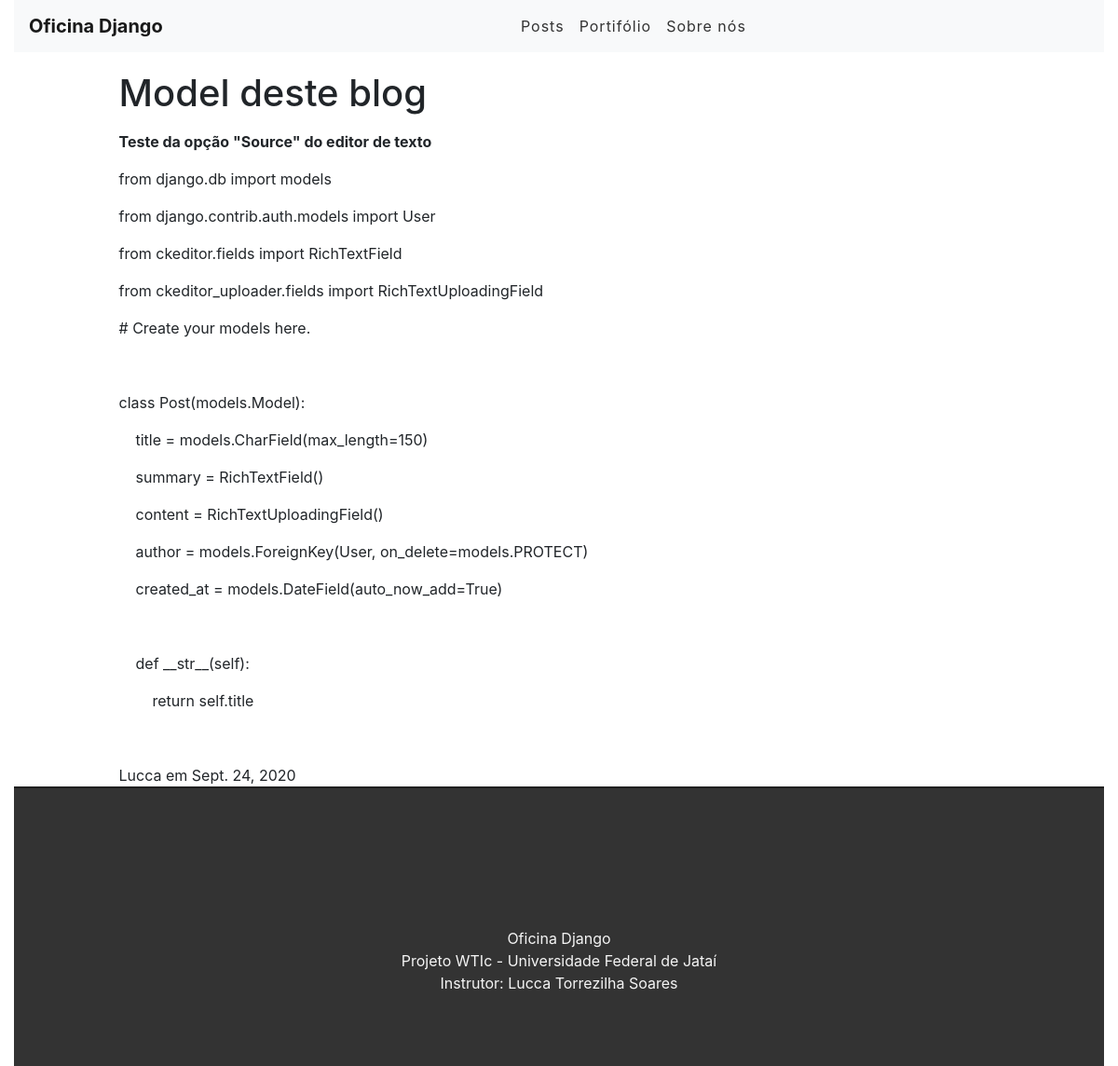
Page /post/9 on the committed database.
### teste_app/models.py (models this page shows, shortened)
class Post(models.Model):
    title = models.CharField(max_length=150)
    summary = RichTextField()
    content = RichTextUploadingField()
    author = models.ForeignKey(User, on_delete=models.PROTECT)
    created_at = models.DateField(auto_now_add=True)

### teste_app/views.py (the view)
# urls.py: path('post/<int:id>', views.Postview, name='postview'),
def Postview(request, id):
    post = get_object_or_404(Post, pk=id)#recebe o model e o id
    return render(request,'paginas/post.html', {'post': post})

### teste_app/templates/paginas/post.html
{% extends 'base.html' %}
{%block content%}
    <div class="offset-1 col-10 list-div">
        <h1>{{post.title}}</h1>
        <p>{{post.summary|safe}}</p>
        <p>{{post.content|safe}}</p>
        <span>{{post.author}}</span>
        <span>em {{post.created_at}}</span>
    </div>
{%endblock%}

### teste_app/static/css/styles.css (style rules this page uses)
.list-div { padding: 0; }

### rows in the picture
Post: title "Model deste blog", summary "Teste da opção \"Source\" do editor de texto", content "from django.db import models from django.contrib.auth.models import User from ckeditor.fields import RichTextField from ckeditor_uploader.fields import RichTextUploadingField # Create your models here. class Post(models.Model): title = models.CharField(max_length=150) summary = RichTextField() content = RichTextUploadingField() author = models.ForeignKey(User, on_delete=models.PROTECT) created_at = models.DateField(auto_now_add=True) def __str__(self): return self.title", author "Lucca", created_at "Sept. 24, 2020"
